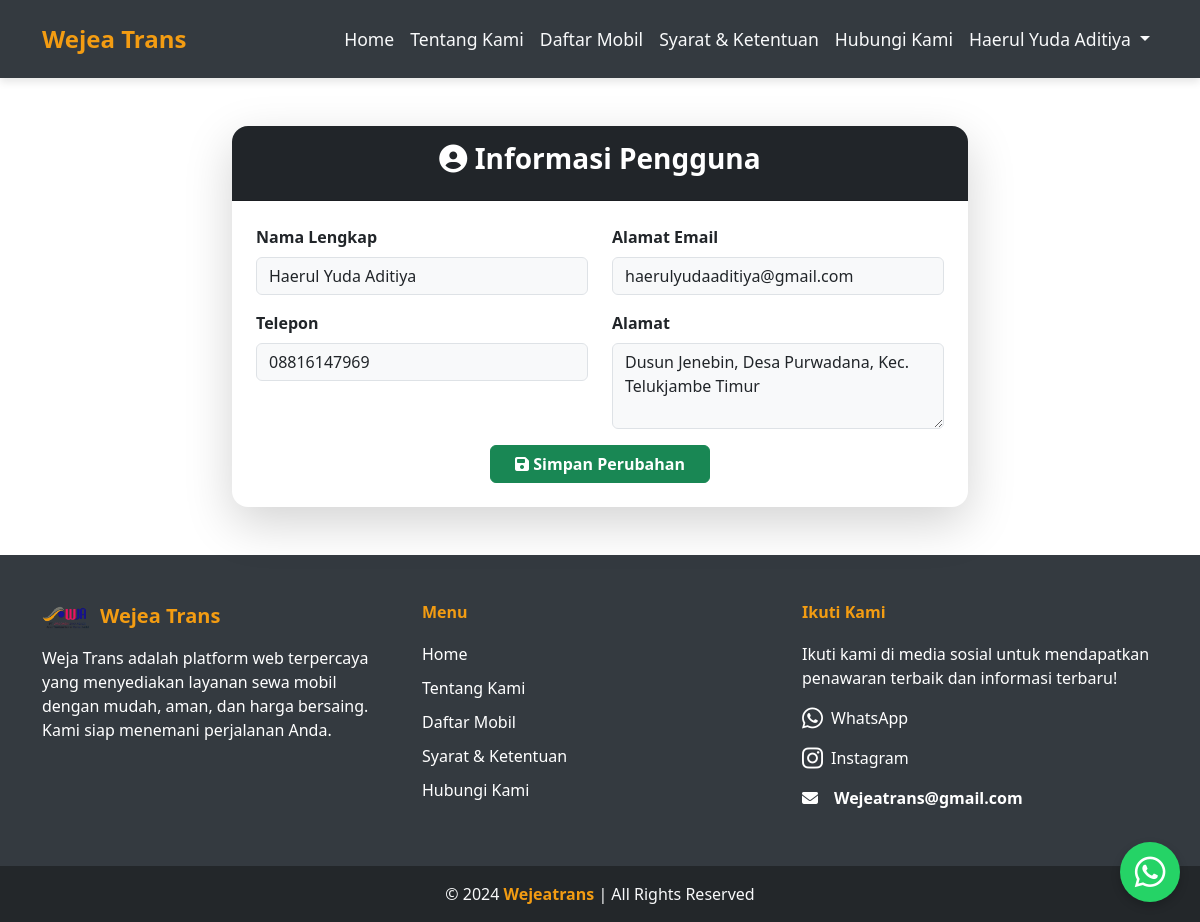
The app's page /profile.php (signed in) with its own data.
### tables this page shows
CREATE TABLE `users` (
  `id` int(11) NOT NULL,
  `fullname` varchar(100) NOT NULL,
  `phone` varchar(15) NOT NULL,
  `email` varchar(100) NOT NULL,
  `address` text NOT NULL,
  `password` varchar(255) NOT NULL,
  `status` enum('aktif','nonaktif') NOT NULL DEFAULT 'aktif',
  `role` enum('user','admin') NOT NULL DEFAULT 'user',
  `created_at` timestamp NOT NULL DEFAULT current_timestamp(),
  `reset_token` varchar(64) DEFAULT NULL,
  `reset_token_expire` datetime DEFAULT NULL
);

### profile.php (the view, shortened to what this page needs)
<?php
require 'includes/header.php';
require 'config/config.php';
$user_id = $_SESSION['user_id'];
$query = "SELECT fullname, phone, email, address, created_at FROM users WHERE id = '$user_id'";
$result = mysqli_query($conn, $query);
$user = mysqli_fetch_assoc($result);
?>
<section class="py-5">
  <div class="container">
    <div class="row justify-content-center">
      <div class="col-lg-8">
        <div class="card shadow-lg border-0 rounded-4">
          <div class="card-header bg-dark text-white text-center py-3 rounded-top-4">
            <h3 class="fw-bold"><i class="fas fa-user-circle"></i> Informasi Pengguna</h3>
          </div>
          <div class="card-body p-4">
            <form method="POST" action="profile.php">
              <div class="row">
                <div class="col-md-6 mb-3">
                  <label class="form-label fw-bold">Nama Lengkap</label>
                  <input type="text" class="form-control bg-light" name="fullname" value="<?= htmlspecialchars($user['fullname']); ?>" required>
                </div>
                <div class="col-md-6 mb-3">
                  <label class="form-label fw-bold">Alamat Email</label>
                  <input type="email" class="form-control bg-light" name="email" value="<?= htmlspecialchars($user['email']); ?>" required>
                </div>
              </div>
              <div class="row">
                <div class="col-md-6 mb-3">
                  <label class="form-label fw-bold">Telepon</label>
                  <input type="text" class="form-control bg-light" name="phone" value="<?= htmlspecialchars($user['phone']); ?>" required>
                </div>
                <div class="col-md-6 mb-3">
                  <label class="form-label fw-bold">Alamat</label>
                  <textarea class="form-control bg-light" rows="3" name="address" required><?= htmlspecialchars($user['address']); ?></textarea>
                </div>
              </div>
              <div class="text-center">
                <button type="submit" class="btn btn-success fw-bold px-4"><i class="fas fa-save"></i> Simpan Perubahan</button>
              </div>
            </form>
          </div>
        </div>
      </div>
    </div>
  </div>
</section>
<?php require 'includes/footer.php'; ?>

### records on screen
users: fullname "Haerul Yuda Aditiya", email "haerulyudaaditiya@gmail.com", phone "08816147969", address "Dusun Jenebin, Desa Purwadana, Kec. Telukjambe Timur"

### other values on screen
$display_name "Haerul Yuda Aditiya"
